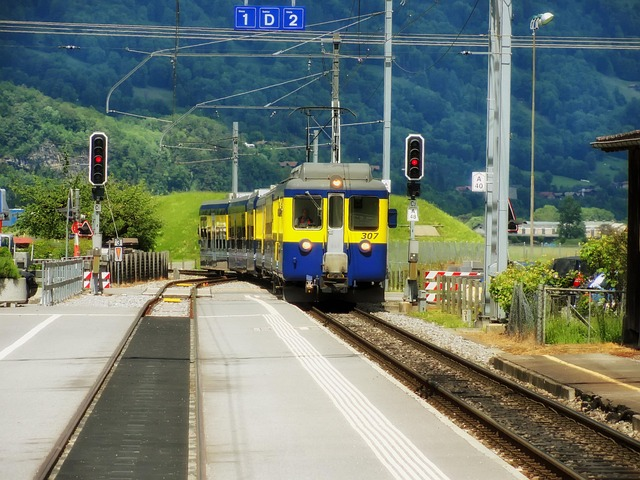
#> input picture M1_M2_M3/M2/data/raw/images/trains_1.jpg, 640 x 480 px
$ python -i contrast_enhancement.py   (imports and definitions only)
#> lines starting #> are read from the running program, lines starting #| are printed output that depends on the picture
#> further down, picture is the input picture: shape (480, 640, 3); mean B, G, R 110.4, 120.7, 109.5
import cv2
import numpy as np

def enhance_for_ocr(bgr):
    """Améliore légèrement l'image pour OCR (grayscale + CLAHE + sharpen doux)."""
    gray = cv2.cvtColor(bgr, cv2.COLOR_BGR2GRAY)
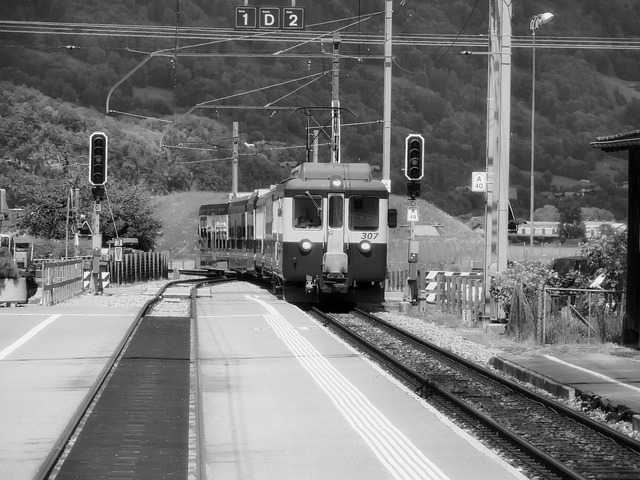
#> gray: shape (480, 640); min 0, max 255, mean 116.1

    # CLAHE (contraste local)
    clahe = cv2.createCLAHE(clipLimit=2.0, tileGridSize=(8, 8))
    eq = clahe.apply(gray)
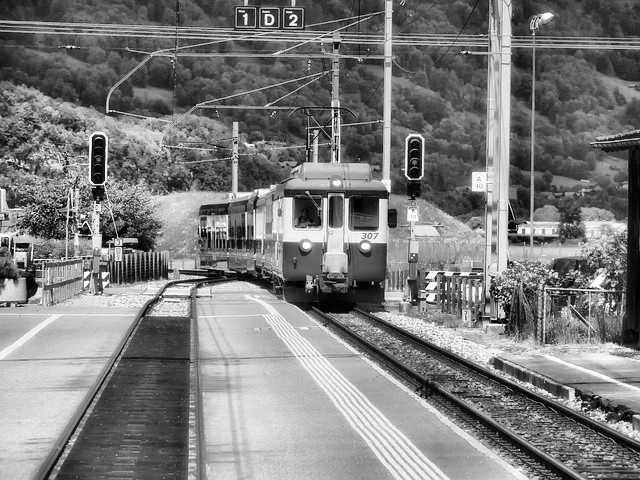
#> eq: shape (480, 640); min 0, max 255, mean 123.8

    # Sharpen doux
    kernel = np.array([[0, -1, 0],
                       [-1, 5, -1],
                       [0, -1, 0]], dtype=np.float32)
    sharp = cv2.filter2D(eq, -1, kernel)
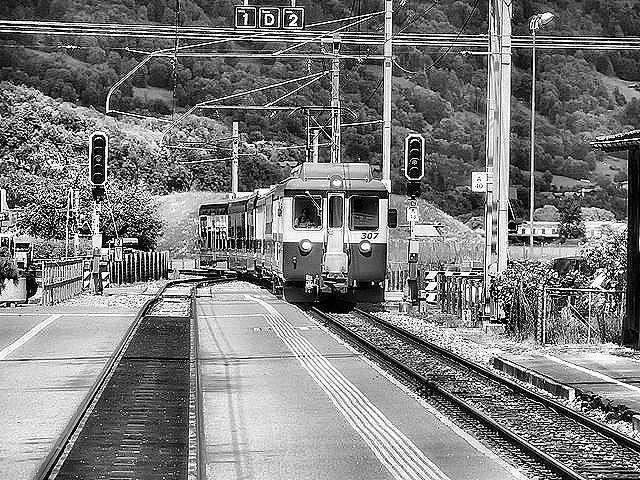
#> sharp: shape (480, 640); min 0, max 255, mean 123.8

    return sharp

>>> import cv2
>>> picture = cv2.imread('../../data/raw/images/trains_1.jpg')
>>> result = enhance_for_ocr(picture)

$ run again, on M1_M2_M3/M2/data/raw/images/trains_115.jpg
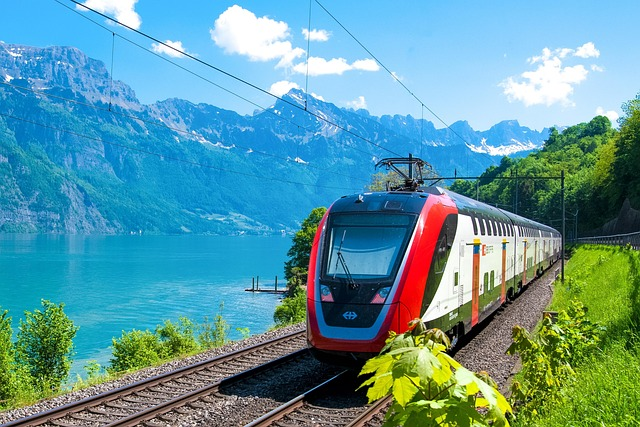
#> input picture M1_M2_M3/M2/data/raw/images/trains_115.jpg, 640 x 427 px
#> picture is the input picture: shape (427, 640, 3); mean B, G, R 158.8, 151, 93.2
#> in enhance_for_ocr, `gray = cv2.cvtColor(bgr, cv2.COLOR_BGR2GRAY)`:
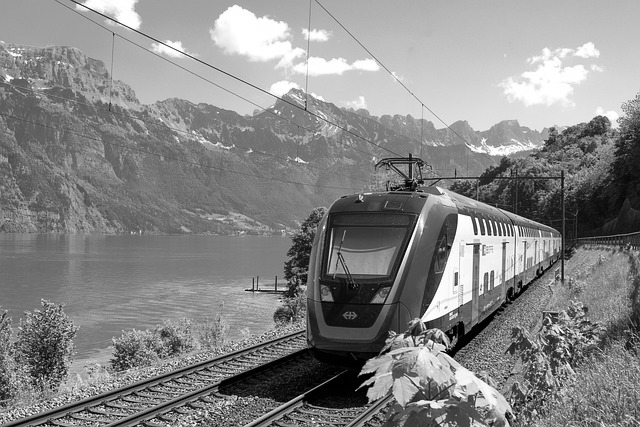
#> gray: shape (427, 640); min 0, max 255, mean 134.6
#> in enhance_for_ocr, `sharp = cv2.filter2D(eq, -1, kernel)`:
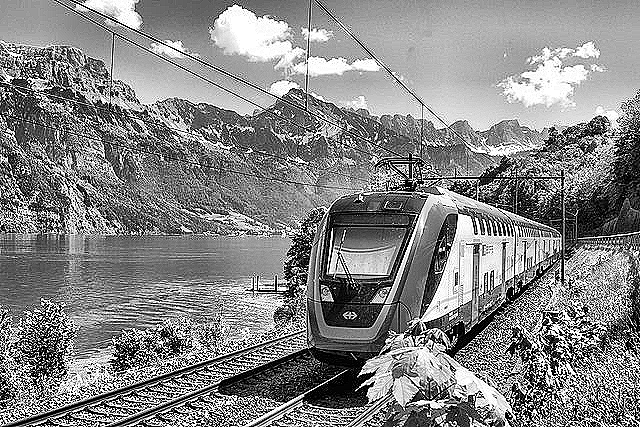
#> sharp: shape (427, 640); min 0, max 255, mean 134
